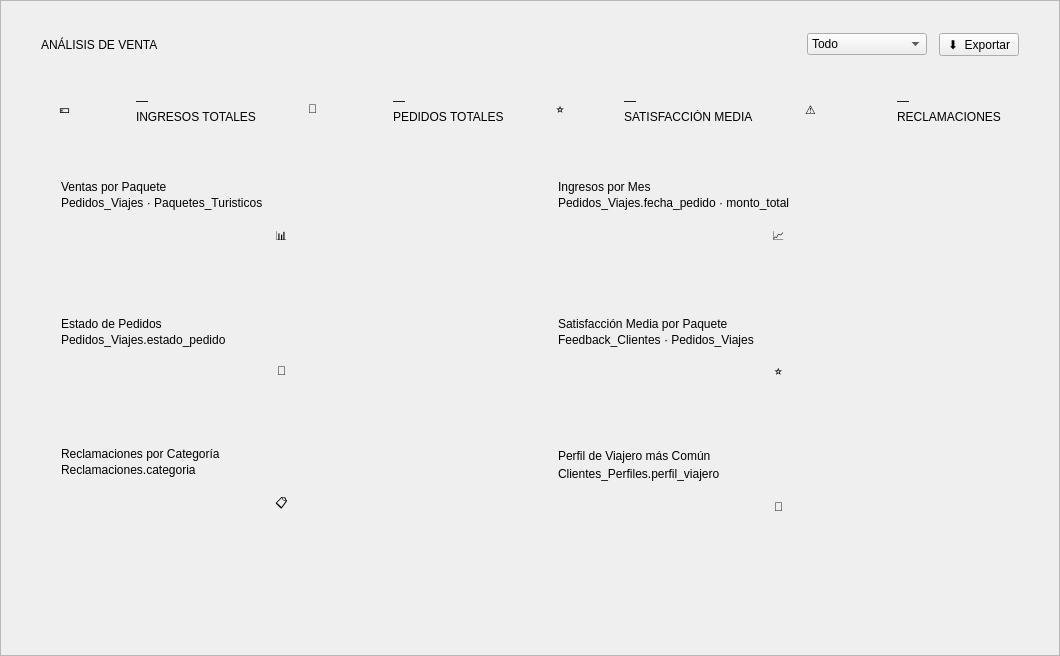
<?xml version="1.0" encoding="UTF-8"?>
<ui version="4.0">
 <class>pageAnalisis</class>
 <widget class="QWidget" name="pageAnalisis">
  <property name="geometry">
   <rect><x>0</x><y>0</y><width>1060</width><height>656</height></rect>
  </property>
  <property name="styleSheet">
   <string notr="true">
/* ── Contenedor principal ───────────────────────────── */
QWidget#pageAnalisis {
    background-color: #f9f7f2;
}

/* ── KPI cards ──────────────────────────────────────── */
QFrame#kpiCard1, QFrame#kpiCard2,
QFrame#kpiCard3, QFrame#kpiCard4 {
    background-color: #ffffff;
    border-radius: 12px;
    border: 1px solid #eeeeee;
}
QLabel#kpiIcon1, QLabel#kpiIcon2,
QLabel#kpiIcon3, QLabel#kpiIcon4 {
    font-size: 22px;
}
QLabel#kpiValue1, QLabel#kpiValue2,
QLabel#kpiValue3, QLabel#kpiValue4 {
    font-size: 22px;
    font-weight: bold;
    color: #333333;
}
QLabel#kpiLabel1, QLabel#kpiLabel2,
QLabel#kpiLabel3, QLabel#kpiLabel4 {
    font-size: 9px;
    color: #888888;
    letter-spacing: 1px;
}

/* ── Sección título ─────────────────────────────────── */
QLabel#sectionLabel {
    font-size: 10px;
    font-weight: bold;
    color: #5e8d8d;
    letter-spacing: 2px;
}

/* ── Chart cards ────────────────────────────────────── */
QFrame#chartCard1, QFrame#chartCard2,
QFrame#chartCard3, QFrame#chartCard4,
QFrame#chartCard5, QFrame#chartCard6 {
    background-color: #ffffff;
    border-radius: 12px;
    border: 1px solid #eeeeee;
}
QLabel#chartTitle1, QLabel#chartTitle2,
QLabel#chartTitle3, QLabel#chartTitle4,
QLabel#chartTitle5, QLabel#chartTitle6 {
    font-size: 10px;
    font-weight: bold;
    color: #333333;
    letter-spacing: 0.5px;
}
QLabel#chartSub1, QLabel#chartSub2,
QLabel#chartSub3, QLabel#chartSub4,
QLabel#chartSub5, QLabel#chartSub6 {
    font-size: 8px;
    color: #aaaaaa;
}

/* ── Placeholder chart areas ────────────────────────── */
QFrame#chartArea1, QFrame#chartArea2,
QFrame#chartArea3, QFrame#chartArea4,
QFrame#chartArea5, QFrame#chartArea6 {
    background-color: #f4f2ed;
    border-radius: 8px;
    border: 1px dashed #dddddd;
}
QLabel#chartPlaceholder1, QLabel#chartPlaceholder2,
QLabel#chartPlaceholder3, QLabel#chartPlaceholder4,
QLabel#chartPlaceholder5, QLabel#chartPlaceholder6 {
    font-size: 28px;
    color: #cccccc;
}

/* ── Combo selector ─────────────────────────────────── */
QComboBox#cbPeriodo {
    background-color: #ffffff;
    border: 1px solid #e0e0e0;
    border-radius: 8px;
    padding: 5px 12px;
    font-size: 10px;
    color: #333333;
    min-width: 120px;
}
QComboBox#cbPeriodo::drop-down {
    border: none;
    width: 20px;
}
QComboBox#cbPeriodo:hover {
    border-color: #5e8d8d;
}

/* ── Botón exportar ─────────────────────────────────── */
QPushButton#btnExportar {
    background-color: #5e8d8d;
    color: white;
    border: none;
    border-radius: 20px;
    padding: 8px 22px;
    font-size: 10px;
    font-weight: bold;
    letter-spacing: 0.5px;
}
QPushButton#btnExportar:hover {
    background-color: #4a7474;
}

/* ── Scroll ─────────────────────────────────────────── */
QScrollArea {
    border: none;
    background-color: transparent;
}
QScrollArea > QWidget > QWidget {
    background-color: transparent;
}
QScrollBar:vertical {
    background: #f9f7f2;
    width: 6px;
}
QScrollBar::handle:vertical {
    background: #d0d0d0;
    border-radius: 3px;
    min-height: 20px;
}
QScrollBar::add-line:vertical,
QScrollBar::sub-line:vertical { height: 0px; }
   </string>
  </property>

  <!-- Raíz: todo el contenido dentro de un scroll -->
  <layout class="QVBoxLayout" name="pageAnalisisRootLayout">
   <property name="spacing"><number>0</number></property>
   <property name="leftMargin"><number>0</number></property>
   <property name="topMargin"><number>0</number></property>
   <property name="rightMargin"><number>0</number></property>
   <property name="bottomMargin"><number>0</number></property>

   <item>
    <widget class="QScrollArea" name="scrollArea">
     <property name="widgetResizable"><bool>true</bool></property>
     <property name="horizontalScrollBarPolicy"><enum>Qt::ScrollBarAlwaysOff</enum></property>

     <widget class="QWidget" name="scrollContent">
      <layout class="QVBoxLayout" name="scrollContentLayout">
       <property name="leftMargin"><number>40</number></property>
       <property name="topMargin"><number>32</number></property>
       <property name="rightMargin"><number>40</number></property>
       <property name="bottomMargin"><number>32</number></property>
       <property name="spacing"><number>24</number></property>

       <!-- ── Encabezado ──────────────────────────── -->
       <item>
        <layout class="QHBoxLayout" name="headerLayout">
         <property name="spacing"><number>12</number></property>
         <item>
          <layout class="QVBoxLayout" name="headerTextLayout">
           <property name="spacing"><number>4</number></property>
           <item>
            <widget class="QLabel" name="sectionLabel">
             <property name="text"><string>ANÁLISIS DE VENTA</string></property>
            </widget>
           </item>
          </layout>
         </item>
         <item>
          <spacer>
           <property name="orientation"><enum>Qt::Horizontal</enum></property>
           <property name="sizeHint" stdset="0"><size><width>40</width><height>20</height></size></property>
          </spacer>
         </item>
         <!-- Selector de periodo -->
         <item>
          <widget class="QComboBox" name="cbPeriodo">
           <item><property name="text"><string>Todo</string></property></item>
           <item><property name="text"><string>Últimos 30 días</string></property></item>
           <item><property name="text"><string>Últimos 3 meses</string></property></item>
           <item><property name="text"><string>Últimos 6 meses</string></property></item>
           <item><property name="text"><string>Este año</string></property></item>
          </widget>
         </item>
         <!-- Botón exportar -->
         <item>
          <widget class="QPushButton" name="btnExportar">
           <property name="text"><string>⬇  Exportar</string></property>
           <property name="cursor"><cursorShape>PointingHandCursor</cursorShape></property>
          </widget>
         </item>
        </layout>
       </item>

       <!-- ── Fila KPI ────────────────────────────── -->
       <item>
        <layout class="QHBoxLayout" name="kpiRow">
         <property name="spacing"><number>16</number></property>

         <!-- KPI 1: Total Ingresos -->
         <item>
          <widget class="QFrame" name="kpiCard1">
           <property name="minimumHeight"><number>90</number></property>
           <layout class="QHBoxLayout" name="kpi1Layout">
            <property name="leftMargin"><number>18</number></property>
            <property name="rightMargin"><number>18</number></property>
            <property name="topMargin"><number>14</number></property>
            <property name="bottomMargin"><number>14</number></property>
            <property name="spacing"><number>14</number></property>
            <item>
             <widget class="QLabel" name="kpiIcon1">
              <property name="text"><string>💶</string></property>
             </widget>
            </item>
            <item>
             <layout class="QVBoxLayout">
              <property name="spacing"><number>2</number></property>
              <item>
               <widget class="QLabel" name="kpiValue1">
                <property name="text"><string>—</string></property>
               </widget>
              </item>
              <item>
               <widget class="QLabel" name="kpiLabel1">
                <property name="text"><string>INGRESOS TOTALES</string></property>
               </widget>
              </item>
             </layout>
            </item>
           </layout>
          </widget>
         </item>

         <!-- KPI 2: Pedidos -->
         <item>
          <widget class="QFrame" name="kpiCard2">
           <property name="minimumHeight"><number>90</number></property>
           <layout class="QHBoxLayout" name="kpi2Layout">
            <property name="leftMargin"><number>18</number></property>
            <property name="rightMargin"><number>18</number></property>
            <property name="topMargin"><number>14</number></property>
            <property name="bottomMargin"><number>14</number></property>
            <property name="spacing"><number>14</number></property>
            <item>
             <widget class="QLabel" name="kpiIcon2">
              <property name="text"><string>🧳</string></property>
             </widget>
            </item>
            <item>
             <layout class="QVBoxLayout">
              <property name="spacing"><number>2</number></property>
              <item>
               <widget class="QLabel" name="kpiValue2">
                <property name="text"><string>—</string></property>
               </widget>
              </item>
              <item>
               <widget class="QLabel" name="kpiLabel2">
                <property name="text"><string>PEDIDOS TOTALES</string></property>
               </widget>
              </item>
             </layout>
            </item>
           </layout>
          </widget>
         </item>

         <!-- KPI 3: Satisfacción -->
         <item>
          <widget class="QFrame" name="kpiCard3">
           <property name="minimumHeight"><number>90</number></property>
           <layout class="QHBoxLayout" name="kpi3Layout">
            <property name="leftMargin"><number>18</number></property>
            <property name="rightMargin"><number>18</number></property>
            <property name="topMargin"><number>14</number></property>
            <property name="bottomMargin"><number>14</number></property>
            <property name="spacing"><number>14</number></property>
            <item>
             <widget class="QLabel" name="kpiIcon3">
              <property name="text"><string>⭐</string></property>
             </widget>
            </item>
            <item>
             <layout class="QVBoxLayout">
              <property name="spacing"><number>2</number></property>
              <item>
               <widget class="QLabel" name="kpiValue3">
                <property name="text"><string>—</string></property>
               </widget>
              </item>
              <item>
               <widget class="QLabel" name="kpiLabel3">
                <property name="text"><string>SATISFACCIÓN MEDIA</string></property>
               </widget>
              </item>
             </layout>
            </item>
           </layout>
          </widget>
         </item>

         <!-- KPI 4: Reclamaciones -->
         <item>
          <widget class="QFrame" name="kpiCard4">
           <property name="minimumHeight"><number>90</number></property>
           <layout class="QHBoxLayout" name="kpi4Layout">
            <property name="leftMargin"><number>18</number></property>
            <property name="rightMargin"><number>18</number></property>
            <property name="topMargin"><number>14</number></property>
            <property name="bottomMargin"><number>14</number></property>
            <property name="spacing"><number>14</number></property>
            <item>
             <widget class="QLabel" name="kpiIcon4">
              <property name="text"><string>⚠️</string></property>
             </widget>
            </item>
            <item>
             <layout class="QVBoxLayout">
              <property name="spacing"><number>2</number></property>
              <item>
               <widget class="QLabel" name="kpiValue4">
                <property name="text"><string>—</string></property>
               </widget>
              </item>
              <item>
               <widget class="QLabel" name="kpiLabel4">
                <property name="text"><string>RECLAMACIONES</string></property>
               </widget>
              </item>
             </layout>
            </item>
           </layout>
          </widget>
         </item>

        </layout>
       </item>

       <!-- ── Fila gráficos superior (barras + línea) ── -->
       <item>
        <layout class="QHBoxLayout" name="chartsRow1">
         <property name="spacing"><number>16</number></property>

         <!-- Gráfico 1: Ventas por paquete (barras) -->
         <item>
          <widget class="QFrame" name="chartCard1">
           <property name="minimumHeight"><number>240</number></property>
           <layout class="QVBoxLayout" name="chart1Layout">
            <property name="leftMargin"><number>20</number></property>
            <property name="topMargin"><number>18</number></property>
            <property name="rightMargin"><number>20</number></property>
            <property name="bottomMargin"><number>18</number></property>
            <property name="spacing"><number>8</number></property>
            <item>
             <layout class="QVBoxLayout">
              <property name="spacing"><number>2</number></property>
              <item>
               <widget class="QLabel" name="chartTitle1">
                <property name="text"><string>Ventas por Paquete</string></property>
               </widget>
              </item>
              <item>
               <widget class="QLabel" name="chartSub1">
                <property name="text"><string>Pedidos_Viajes · Paquetes_Turisticos</string></property>
               </widget>
              </item>
             </layout>
            </item>
            <item>
             <widget class="QFrame" name="chartArea1">
              <property name="minimumHeight"><number>170</number></property>
              <layout class="QVBoxLayout">
               <item>
                <widget class="QLabel" name="chartPlaceholder1">
                 <property name="text"><string>📊</string></property>
                 <property name="alignment"><set>Qt::AlignCenter</set></property>
                </widget>
               </item>
              </layout>
             </widget>
            </item>
           </layout>
          </widget>
         </item>

         <!-- Gráfico 2: Ingresos por mes (línea) -->
         <item>
          <widget class="QFrame" name="chartCard2">
           <property name="minimumHeight"><number>240</number></property>
           <layout class="QVBoxLayout" name="chart2Layout">
            <property name="leftMargin"><number>20</number></property>
            <property name="topMargin"><number>18</number></property>
            <property name="rightMargin"><number>20</number></property>
            <property name="bottomMargin"><number>18</number></property>
            <property name="spacing"><number>8</number></property>
            <item>
             <layout class="QVBoxLayout">
              <property name="spacing"><number>2</number></property>
              <item>
               <widget class="QLabel" name="chartTitle2">
                <property name="text"><string>Ingresos por Mes</string></property>
               </widget>
              </item>
              <item>
               <widget class="QLabel" name="chartSub2">
                <property name="text"><string>Pedidos_Viajes.fecha_pedido · monto_total</string></property>
               </widget>
              </item>
             </layout>
            </item>
            <item>
             <widget class="QFrame" name="chartArea2">
              <property name="minimumHeight"><number>170</number></property>
              <layout class="QVBoxLayout">
               <item>
                <widget class="QLabel" name="chartPlaceholder2">
                 <property name="text"><string>📈</string></property>
                 <property name="alignment"><set>Qt::AlignCenter</set></property>
                </widget>
               </item>
              </layout>
             </widget>
            </item>
           </layout>
          </widget>
         </item>

        </layout>
       </item>

       <!-- ── Fila gráficos inferior (tarta + satisfacción) ── -->
       <item>
        <layout class="QHBoxLayout" name="chartsRow2">
         <property name="spacing"><number>16</number></property>

         <!-- Gráfico 3: Estado de pedidos (tarta) -->
         <item>
          <widget class="QFrame" name="chartCard3">
           <property name="minimumHeight"><number>240</number></property>
           <layout class="QVBoxLayout" name="chart3Layout">
            <property name="leftMargin"><number>20</number></property>
            <property name="topMargin"><number>18</number></property>
            <property name="rightMargin"><number>20</number></property>
            <property name="bottomMargin"><number>18</number></property>
            <property name="spacing"><number>8</number></property>
            <item>
             <layout class="QVBoxLayout">
              <property name="spacing"><number>2</number></property>
              <item>
               <widget class="QLabel" name="chartTitle3">
                <property name="text"><string>Estado de Pedidos</string></property>
               </widget>
              </item>
              <item>
               <widget class="QLabel" name="chartSub3">
                <property name="text"><string>Pedidos_Viajes.estado_pedido</string></property>
               </widget>
              </item>
             </layout>
            </item>
            <item>
             <widget class="QFrame" name="chartArea3">
              <property name="minimumHeight"><number>170</number></property>
              <layout class="QVBoxLayout">
               <item>
                <widget class="QLabel" name="chartPlaceholder3">
                 <property name="text"><string>🥧</string></property>
                 <property name="alignment"><set>Qt::AlignCenter</set></property>
                </widget>
               </item>
              </layout>
             </widget>
            </item>
           </layout>
          </widget>
         </item>

         <!-- Gráfico 4: Satisfacción media -->
         <item>
          <widget class="QFrame" name="chartCard4">
           <property name="minimumHeight"><number>240</number></property>
           <layout class="QVBoxLayout" name="chart4Layout">
            <property name="leftMargin"><number>20</number></property>
            <property name="topMargin"><number>18</number></property>
            <property name="rightMargin"><number>20</number></property>
            <property name="bottomMargin"><number>18</number></property>
            <property name="spacing"><number>8</number></property>
            <item>
             <layout class="QVBoxLayout">
              <property name="spacing"><number>2</number></property>
              <item>
               <widget class="QLabel" name="chartTitle4">
                <property name="text"><string>Satisfacción Media por Paquete</string></property>
               </widget>
              </item>
              <item>
               <widget class="QLabel" name="chartSub4">
                <property name="text"><string>Feedback_Clientes · Pedidos_Viajes</string></property>
               </widget>
              </item>
             </layout>
            </item>
            <item>
             <widget class="QFrame" name="chartArea4">
              <property name="minimumHeight"><number>170</number></property>
              <layout class="QVBoxLayout">
               <item>
                <widget class="QLabel" name="chartPlaceholder4">
                 <property name="text"><string>⭐</string></property>
                 <property name="alignment"><set>Qt::AlignCenter</set></property>
                </widget>
               </item>
              </layout>
             </widget>
            </item>
           </layout>
          </widget>
         </item>

        </layout>
       </item>

       <!-- ── Fila gráficos última (reclamaciones + perfil viajero) ── -->
       <item>
        <layout class="QHBoxLayout" name="chartsRow3">
         <property name="spacing"><number>16</number></property>

         <!-- Gráfico 5: Reclamaciones por categoría -->
         <item>
          <widget class="QFrame" name="chartCard5">
           <property name="minimumHeight"><number>240</number></property>
           <layout class="QVBoxLayout" name="chart5Layout">
            <property name="leftMargin"><number>20</number></property>
            <property name="topMargin"><number>18</number></property>
            <property name="rightMargin"><number>20</number></property>
            <property name="bottomMargin"><number>18</number></property>
            <property name="spacing"><number>8</number></property>
            <item>
             <layout class="QVBoxLayout">
              <property name="spacing"><number>2</number></property>
              <item>
               <widget class="QLabel" name="chartTitle5">
                <property name="text"><string>Reclamaciones por Categoría</string></property>
               </widget>
              </item>
              <item>
               <widget class="QLabel" name="chartSub5">
                <property name="text"><string>Reclamaciones.categoria</string></property>
               </widget>
              </item>
             </layout>
            </item>
            <item>
             <widget class="QFrame" name="chartArea5">
              <property name="minimumHeight"><number>170</number></property>
              <layout class="QVBoxLayout">
               <item>
                <widget class="QLabel" name="chartPlaceholder5">
                 <property name="text"><string>📋</string></property>
                 <property name="alignment"><set>Qt::AlignCenter</set></property>
                </widget>
               </item>
              </layout>
             </widget>
            </item>
           </layout>
          </widget>
         </item>

         <!-- Gráfico 6: Perfil de viajero más común -->
         <item>
          <widget class="QFrame" name="chartCard6">
           <property name="minimumHeight"><number>240</number></property>
           <layout class="QVBoxLayout" name="chart6Layout">
            <property name="leftMargin"><number>20</number></property>
            <property name="topMargin"><number>18</number></property>
            <property name="rightMargin"><number>20</number></property>
            <property name="bottomMargin"><number>18</number></property>
            <property name="spacing"><number>8</number></property>
            <item>
             <layout class="QVBoxLayout">
              <property name="spacing"><number>2</number></property>
              <item>
               <widget class="QLabel" name="chartTitle6">
                <property name="text"><string>Perfil de Viajero más Común</string></property>
               </widget>
              </item>
              <item>
               <widget class="QLabel" name="chartSub6">
                <property name="text"><string>Clientes_Perfiles.perfil_viajero</string></property>
               </widget>
              </item>
             </layout>
            </item>
            <item>
             <widget class="QFrame" name="chartArea6">
              <property name="minimumHeight"><number>170</number></property>
              <layout class="QVBoxLayout">
               <item>
                <widget class="QLabel" name="chartPlaceholder6">
                 <property name="text"><string>🧭</string></property>
                 <property name="alignment"><set>Qt::AlignCenter</set></property>
                </widget>
               </item>
              </layout>
             </widget>
            </item>
           </layout>
          </widget>
         </item>

        </layout>
       </item>

       <!-- ── Estado carga ─────────────────────────── -->
       <item>
        <widget class="QLabel" name="lblEstado">
         <property name="text"><string></string></property>
         <property name="alignment"><set>Qt::AlignCenter</set></property>
        </widget>
       </item>

      </layout>
     </widget>
    </widget>
   </item>

  </layout>
 </widget>
</ui>
